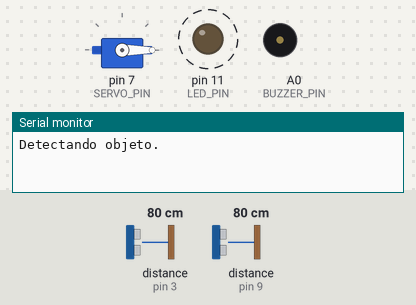
This sketch was run on a simulated Arduino Uno, built with avr-gcc and run on an emulated ATmega328P. On the bench: servo, output pins drawn as LEDs (lit = HIGH), buzzer (waves = sounding, pin HIGH), the last lines printed to the serial monitor. Wiring (inferred from the names in the program): 2 × ultrasonic range finder: trigger pin 2, echo pin 3 / trigger pin 8, echo pin 9. Dashed ring = blinking. The test bench sets the inputs (shaded band); at power-on: distance to the obstacle (sensors on pin 3, pin 9) 80 cm. The echo pulse lasts 58.3 µs per cm; pins used as bus, display or sensor lines are not drawn.

Above: at 2.8 s.
2.9 s: distance to the obstacle (sensor on pin 3) set to 8 cm
6.4 s: distance to the obstacle (sensor on pin 3) set to 5 cm
At 7.4 s:
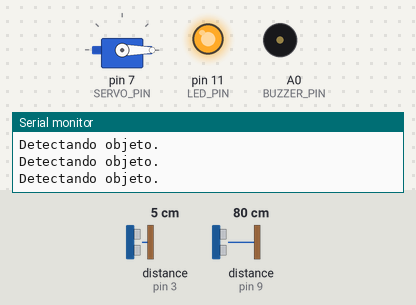
At 10.2 s:
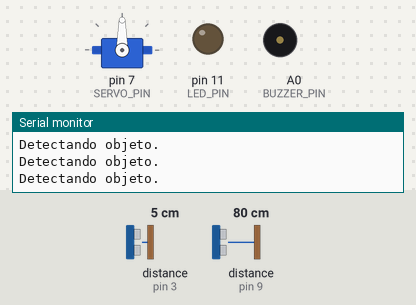
Timing chart, 0 to 18.4 s (numbered marks = the images above; inputs shaded):
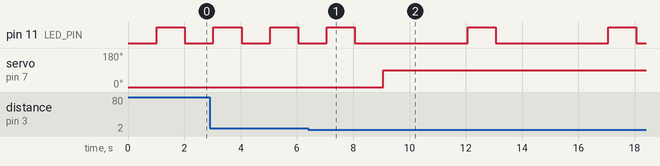

The sketch:

final_job.ino
```cpp
#include <Servo.h>

#define SERVO_OPENED_ANGLE 90
#define SERVO_CLOSED_ANGLE 0
#define SERVO_PIN 7

#define SERVO_TRIGGER_PIN 2
#define SERVO_ECHO_PIN 3
#define RESIDUE_TRIGGER_PIN 8
#define RESIDUE_ECHO_PIN 9
#define BUZZER_PIN A0
#define LED_PIN 11

Servo s;

int servoSensorDuration = 0;
int servoSensorDistance = 0;
int residueSensorDuration = 0;
int residueSensorDistance = 0;

void setup() {
  Serial.begin(9600);
  s.attach(SERVO_PIN);
  s.write(SERVO_CLOSED_ANGLE);

  pinMode(SERVO_TRIGGER_PIN, OUTPUT);
  pinMode(RESIDUE_TRIGGER_PIN, OUTPUT);
  pinMode(BUZZER_PIN, OUTPUT);
  pinMode(LED_PIN, OUTPUT);

  pinMode(RESIDUE_ECHO_PIN, INPUT);
  pinMode(SERVO_ECHO_PIN, INPUT);
}

void loop() {
  digitalWrite(RESIDUE_TRIGGER_PIN, HIGH);
  digitalWrite(SERVO_TRIGGER_PIN, HIGH);
  delay(1);
  digitalWrite(RESIDUE_TRIGGER_PIN, LOW);
  digitalWrite(SERVO_TRIGGER_PIN, LOW);

  servoSensorDuration = pulseIn(SERVO_ECHO_PIN, HIGH);
  servoSensorDistance = (servoSensorDuration * 0.034) / 2;

  residueSensorDuration = pulseIn(RESIDUE_ECHO_PIN, HIGH);
  residueSensorDistance = (residueSensorDuration * 0.034) / 2;

  if (servoSensorDistance <= 5) {
    s.write(SERVO_OPENED_ANGLE);
    delay(3000);
  } else {
    s.write(SERVO_CLOSED_ANGLE);
    delay(10);
  }

  if (residueSensorDistance <= 5) {
    Serial.println("Detectando objeto.");
    analogWrite(BUZZER_PIN, HIGH);
    digitalWrite(LED_PIN, HIGH);
    delay(1000);
    digitalWrite(LED_PIN, LOW);
    analogWrite(BUZZER_PIN, LOW);
  } else {
    Serial.println("Nada detectável.");
    digitalWrite(LED_PIN, LOW);
    delay(1000);
  }
}
```

Measured:
- the behaviour switches between 7 and 6 cm on distance to the obstacle (sensor on pin 3) (found by bisection; images 0 and 1)
- after the input at 6.4 s, pin 11 (LED_PIN): alternates HIGH for 1.0 s and LOW for 4.0 s, starting after 5.7 s; servo on pin 7 (SERVO_PIN): 0° → 90° after 2.7 s
- by itself, pin 11 (LED_PIN): alternates HIGH for 1.0 s and LOW for 1.0 s
